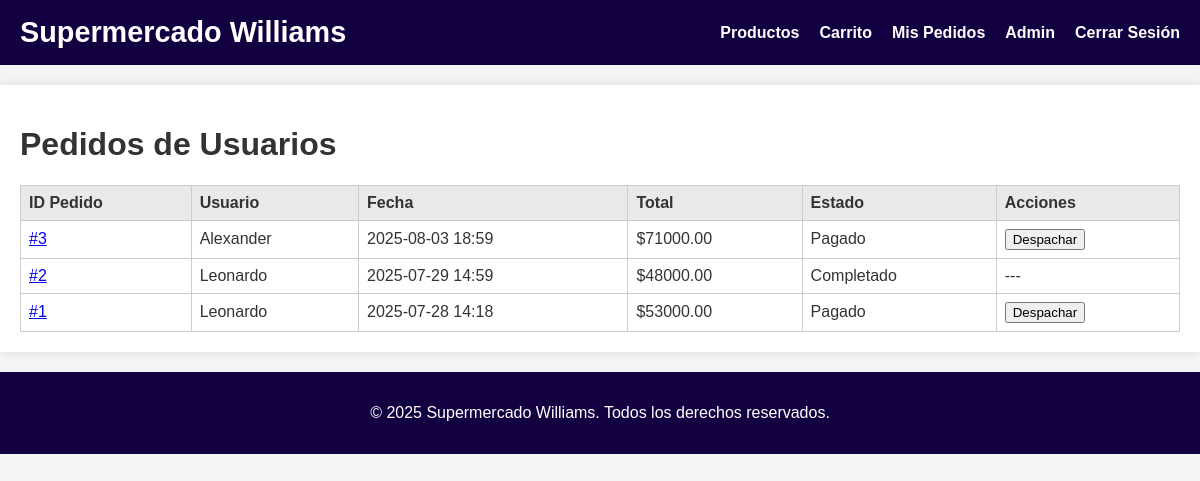
Page /admin/orders (signed in) on the earlier database version.
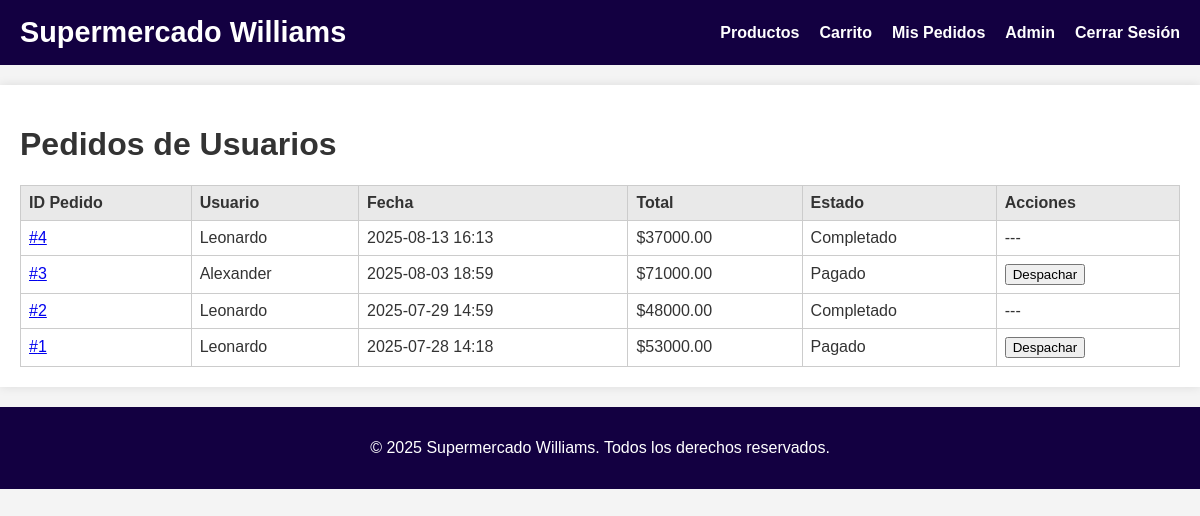
Same page on the later database version.
### models.py (models this page shows, shortened)
class Order(db.Model):
    id = db.Column(db.Integer, primary_key=True)
    user_id = db.Column(db.Integer, db.ForeignKey('user.id'), nullable=False)
    order_date = db.Column(db.DateTime, index=True, default=datetime.utcnow)
    total_amount = db.Column(db.Float, nullable=False)
    status = db.Column(db.String(64), default='Pending')  # e.g., Pending, Shipped, Delivered
    payment_method = db.Column(db.String(32), nullable=True)  # Nuevo campo
    user = db.relationship('User', backref='orders')
    items = db.relationship('OrderItem', backref='order')

class User(db.Model):
    id = db.Column(db.Integer, primary_key=True)
    username = db.Column(db.String(64), unique=True, nullable=False)
    email = db.Column(db.String(120), unique=True, nullable=False)
    password_hash = db.Column(db.String(128))
    is_admin = db.Column(db.Boolean, default=False)
    @property
    def is_authenticated(self):
        return True

### routes.py (the view)
@app.route('/admin/orders')
@login_required
def admin_orders():
    if not current_user.is_admin:
        flash('Acceso denegado. Debes ser administrador.', 'danger')
        return redirect(url_for('index'))
    orders = Order.query.order_by(Order.order_date.desc()).all()
    csrf_form = DummyCSRFForm()
    return render_template('admin/orders.html', title='Pedidos de Usuarios', orders=orders, csrf_form=csrf_form)

### routes.py (called while the page is built)
@login_manager.user_loader
def load_user(user_id):
    return User.query.get(int(user_id))

### templates/admin/orders.html (shortened to what this page needs)
{% extends 'admin/dashboard.html' %}
{% block content %}
<h1>Pedidos de Usuarios</h1>
<table class="admin-table">
    <thead>
        <tr>
            <th>ID Pedido</th>
            <th>Usuario</th>
            <th>Fecha</th>
            <th>Total</th>
            <th>Estado</th>
            <th>Acciones</th>
        </tr>
    </thead>
    <tbody>
        {% for order in orders %}
        <tr>
            <td><a href="{{ url_for('order_detail', order_id=order.id) }}">#{{ order.id }}</a></td>
            <td>{{ order.user.username }}</td>
            <td>{{ order.order_date.strftime('%Y-%m-%d %H:%M') }}</td>
            <td>${{ '%.2f'|format(order.total_amount) }}</td>
            <td>{{ 'Completado' if order.status == 'Completed' else 'Pagado' }}</td>
            <td>
                {% if order.status != 'Completed' %}
                <form action="{{ url_for('complete_order', order_id=order.id) }}" method="post" style="display:inline;">
                    <button type="submit">Despachar</button>
                </form>
                {% else %}
                ---
                {% endif %}
            </td>
        </tr>
        {% endfor %}
    </tbody>
</table>
{% endblock %}

Differences in the rows shown:
added Order: id "4", user.username "Leonardo", order_date "2025-08-13 16:13", total_amount "37000.00", status "Completado"
